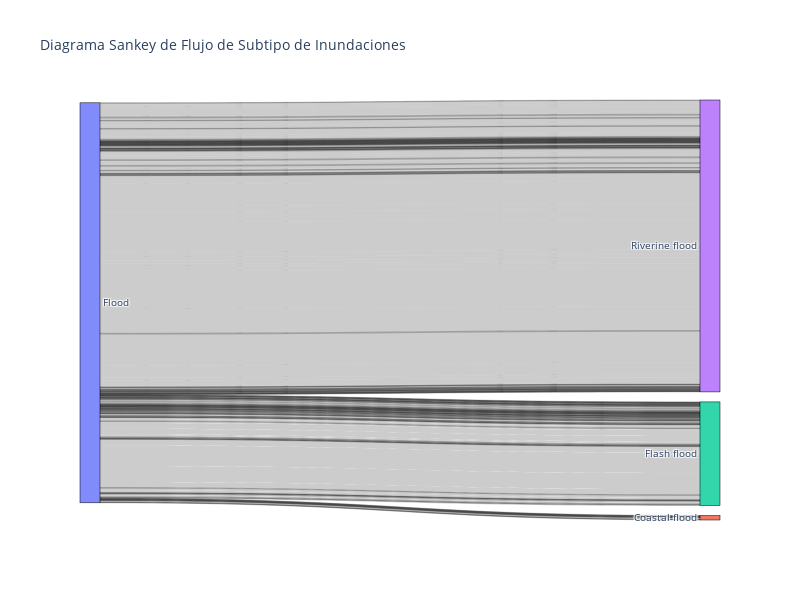

This figure's notebook cell:
### Markdown cell above
# Diagrama Sankey para Flujo de Subtipos de Inundaciones

### Code cell
import plotly.graph_objects as go

# Agrupar por columnas relevantes y calcular los conteos
df_sankey = df_flood.groupby(['Disaster Type', 'Disaster Subtype', 'Associated Dis', 'Region']).size().reset_index(name='Count')

# Crear las etiquetas de nodos para el diagrama Sankey
nodes = pd.unique(df_sankey[['Disaster Type', 'Disaster Subtype', 'Associated Dis', 'Region']].values.ravel('K'))

# Crear enlaces entre nodos
link_source = [nodes.tolist().index(x) for x in df_sankey['Disaster Type']]
link_target = [nodes.tolist().index(x) for x in df_sankey['Disaster Subtype']]
link_value = df_sankey['Count']

# Crear el diagrama Sankey
fig = go.Figure(data=[go.Sankey(
    node=dict(
        pad=10,
        thickness=20,
        line=dict(color='black', width=0.5),
        label=nodes
    ),
    link=dict(
        source=link_source,
        target=link_target,
        value=link_value,
        hovertemplate='Source: %{source.label}<br>Target: %{target.label}<br>Value: %{value}'
    )
)])

# Personalizar el diagrama Sankey
fig.update_layout(
    title='Diagrama Sankey de Flujo de Subtipo de Inundaciones',
    font=dict(size=10),
    height=600,
    width=800
)

# Show the Sankey diagram
fig.show()

### Figure 1 — Plotly figure (JSON) as saved in the notebook; plotly's stock layout.template omitted (floating-point values rounded to 4 significant figures; data arrays with more than 128 entries replaced by an {"elided": "..."} marker saying what was removed)
{"data": [{"link": {"hovertemplate": "Source: %{source.label}<br>Target: %{target.label}<br>Value: %{value}", "source": {"elided": "159 int values"}, "target": {"elided": "159 int values"}, "value": {"elided": "159 int values"}}, "node": {"label": ["Flood", "Coastal flood", "Flash flood", "Riverine flood", "Broken Dam/Burst bank", "Slide (land, mud, snow, rock)", "Surge", "Tsunami/Tidal wave", "Collapse", "Hail", "Industrial accidents", "Lightening", "Rain", "Storm", "Transport accident", "Cold wave", "Crop failure", "Epidemic", "Explosion", "Famine", "Fire", "Pollution", "Snow/ice", "Wildfire", "Caribbean", "Western Europe", "South-Eastern Asia", "Central America", "Eastern Asia", "Micronesia", "Central Asia", "Eastern Africa", "Eastern Europe", "Melanesia", "Middle Africa", "South America", "Southern Africa", "Southern Asia", "Southern Europe", "Western Africa", "Western Asia", "Northern America", "Northern Europe", "Northern Africa", "Australia and New Zealand", "Polynesia"], "line": {"color": "black", "width": 0.5}, "pad": 10, "thickness": 20}, "type": "sankey"}], "layout": {"font": {"size": 10}, "height": 600, "title": {"text": "Diagrama Sankey de Flujo de Subtipo de Inundaciones"}, "width": 800}}
